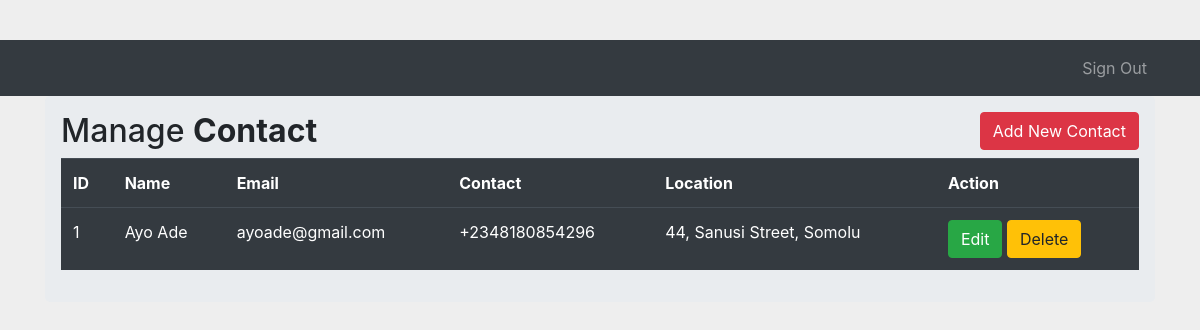
Page /dashboard (signed in) on the earlier database version.
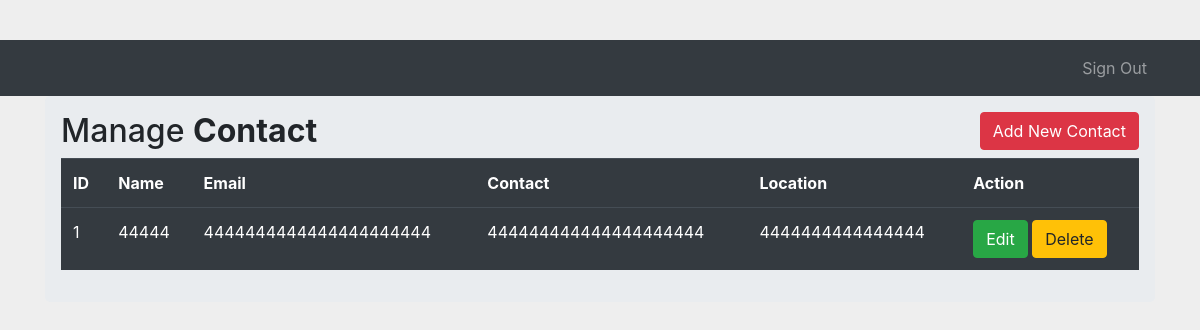
Same page on the later database version.
### app.py (models this page shows, shortened)
class Contact(db.Model):
    id = db.Column(db.Integer, primary_key=True)
    name = db.Column(db.String(50))
    phone = db.Column(db.String(50))
    email = db.Column(db.String(50))
    location = db.Column(db.String(100))
    user_id = db.Column(db.Integer, db.ForeignKey('user.id'), nullable=False)

### app.py (the view)
@app.route('/dashboard')
@login_required
def dashboard():
    contacts = current_user.contacts.all()
    return render_template('dashboard.html', contacts=contacts)

### app.py (called while the page is built)
@login_manager.user_loader
def load_user(user_id):
    return User.query.get(int(user_id))

### templates/dashboard.html (shortened to what this page needs)
{% extends 'base.html' %}
{% block content %}
<nav class="navbar navbar-expand-lg navbar-dark bg-dark static-top">
  <div class="container">
    <div class="collapse navbar-collapse" id="navbarResponsive">
      <ul class="navbar-nav ml-auto">
        <li class="nav-item">
          <a class="nav-link" href="{{ url_for('logout') }}">Sign Out</a>
        </li>
      </ul>
    </div>
  </div>
</nav>
<div class="container">
  <div class="row">
    <div class="col md-12">
      <div class="jumbotron p-3">
        <h2>Manage <b>Contact</b>
          <button type="button" class="btn btn-danger float-right" data-toggle="modal" data-target="#mymodal">
            Add New Contact
          </button>
        </h2>
        <table class="table table-hover table-dark">
            <tr>
              <th>ID</th>
              <th>Name</th>
              <th>Email</th>
              <th>Contact</th>
              <th>Location</th>
              <th>Action</th>
            </tr>
            {% for row in contacts %}
            <tr>
              <td>{{ row.id }}</td>
              <td>{{ row.name }}</td>
              <td>{{ row.email }}</td>
              <td>{{ row.phone }}</td>
              <td>{{ row.location }}</td>
              <td>
                <a href="/update/{{row.id}}" class="btn btn-success btn-xs" data-toggle="modal" data-target="#modaledit{{row.id}}">
                Edit
                </a>
                <a href="/delete/{{row.id}}" class="btn btn-warning btn-xs" onclick="return confirm('Are you Sure?')">
                  Delete
                </a>
              </td>
            </tr>
            {% endfor %}
        </table>
      </div>
    </div>
  </div>
</div>
{% endblock content %}

### templates/base.html (shortened to what this page needs)
<!DOCTYPE html>
<html lang="en" dir="ltr">
  <head>
    <link rel="stylesheet" href="https://stackpath.bootstrapcdn.com/bootstrap/4.4.1/css/bootstrap.min.css">
    <link rel="stylesheet" href="../static/signup.css">
  </head>
  <body>
    {% block content %}
    {% endblock content %}
  </body>
</html>

### static/signup.css (style rules this page uses)
body { padding-top: 40px; padding-bottom: 40px; background-color: #eee; }

Differences in the rows shown:
changed Contact id 1: name "Ayo Ade" → "44444"; email "ayoade@gmail.com" → "4444444444444444444444"; phone "+2348180854296" → "444444444444444444444"; location "44, Sanusi Street, Somolu" → "4444444444444444"
